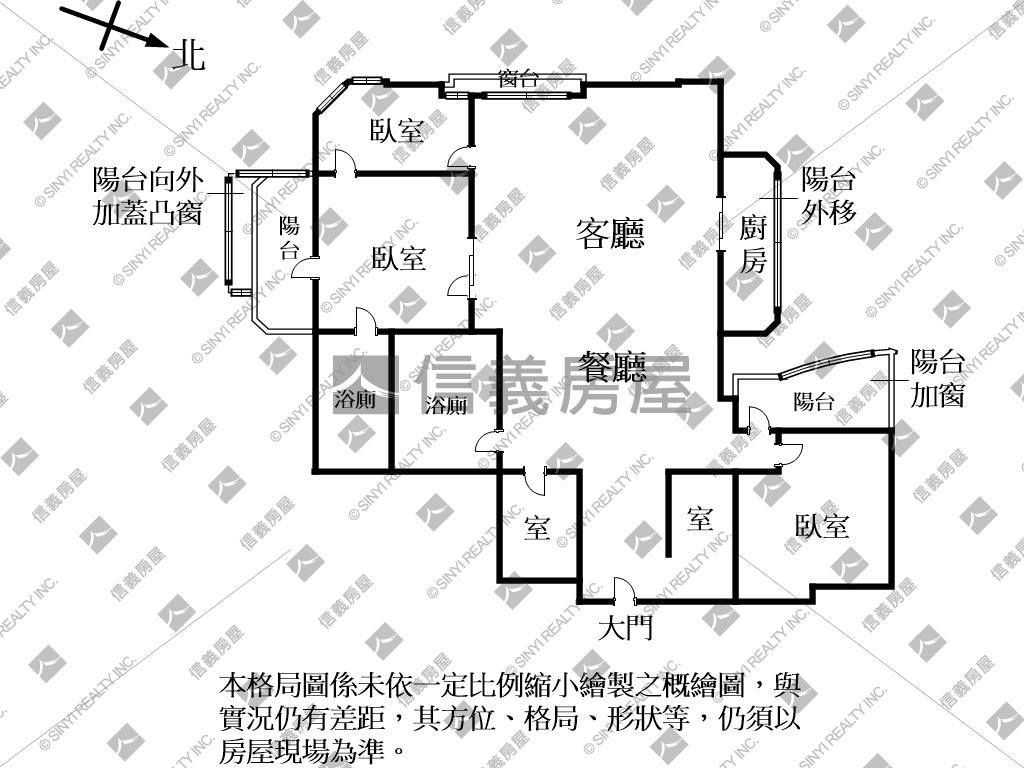
#> input picture 02a_img_recog/images/44.jpg, 1024 x 768 px, found by its file name
$ jupyter execute --allow-errors fengshui_room_comp.ipynb
#> lines starting #> are read from the running program, lines starting #| are printed output that depends on the picture; after the words box and inside, x2 and y2 are one past the last pixel; in counts of white or black regions, pixels touching at a corner belong together
#> further down, img is the input picture: shape (768, 1024, 3); min 0, max 255, mean 234.4
## Import packages

[cell 1]
from utils.FloorplanToBlenderLib import *
from PIL import Image
# from IPython.display import display
import cv2
import numpy as np
import pandas as pd
import math
import random
import easyocr
import ctypes
from shapely.geometry import Point
from shapely.geometry.polygon import Polygon

### img process

[cell 2]
def remove_noise(img):
    # get binary image
    img_gray = cv2.cvtColor(img, cv2.COLOR_BGR2GRAY)  # convert to gray
    thresh = cv2.threshold(img_gray, 135, 255, cv2.THRESH_BINARY)[1] # convert to binary
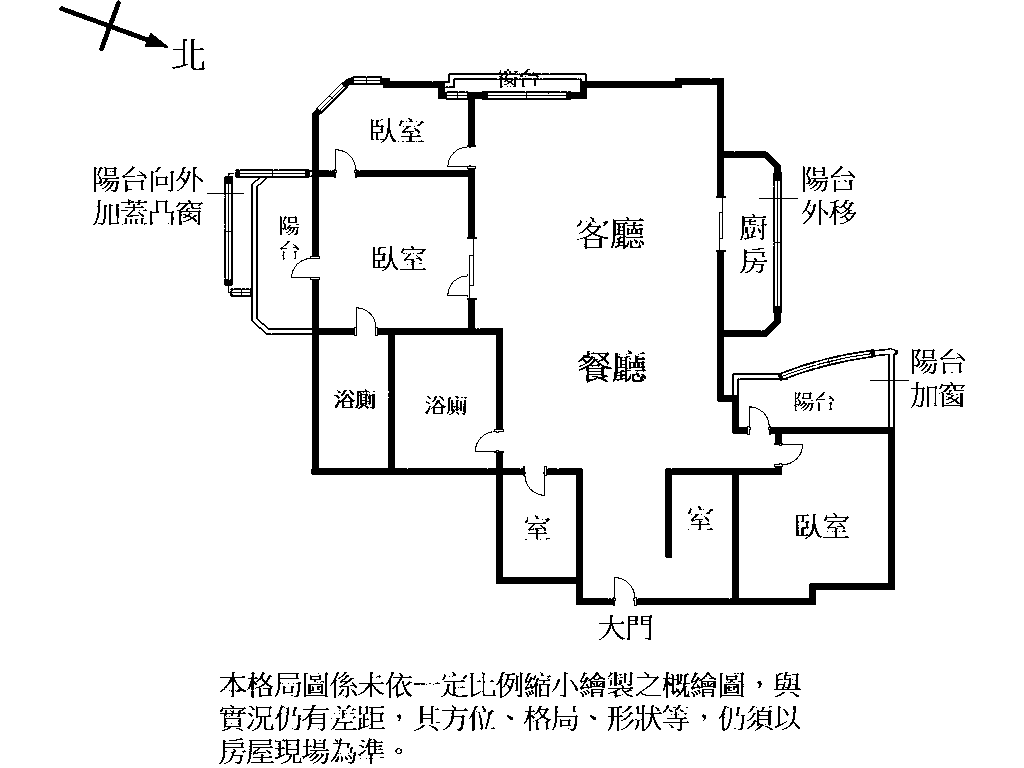
#> thresh: shape (768, 1024); 94.1% white; 381 black regions (213 under 20 px), largest, box (x1, y1, x2, y2) and area: (207, 69, 909, 606) 28931, (59, 0, 168, 51) 855, (578, 351, 612, 383) 401
    img = cv2.cvtColor(thresh, cv2.COLOR_GRAY2BGR)
#> img: shape (768, 1024, 3); 94.1% white; 381 black regions (213 under 20 px)

    # contour hierarchy
    regions, hierarchy = cv2.findContours(thresh, cv2.RETR_TREE, cv2.CHAIN_APPROX_SIMPLE)
#> regions = 812 contours, 520 with area under 20; largest, box (x1, y1, x2, y2) and area: (0, 0, 1024, 768) 783631, (206, 68, 910, 607) 46732, (720, 158, 774, 331) 8206, (445, 80, 580, 92) 1175, (577, 350, 613, 384) 633
    # detect all elements
    countour_list = []
    for region in regions:
        x, y, w, h = cv2.boundingRect(region)
        countour_list.append([x, y, w, h])
#> this loop made 812 passes
#> (x, y, w, h) on passes 1, 3, 4: (0, 0, 1024, 768), (280, 762, 4, 3), (223, 762, 4, 3)
#> after the loop, countour_list = 812 items, first 6: [0, 0, 1024, 768], [312, 762, 3, 3], [280, 762, 4, 3], [223, 762, 4, 3], [313, 761, 4, 3], [225, 761, 4, 3]

    # get 2nd largest contour
    countour_list = np.asarray(countour_list)  # convert to numpy-array
#> countour_list = 812 rows, first 6: [0, 0, 1024, 768], [312, 762, 3, 3], [280, 762, 4, 3], [223, 762, 4, 3], [313, 761, 4, 3], [225, 761, 4, 3]
    column_values = ['left', 'top', 'width', 'height']
    df = pd.DataFrame(data = countour_list, columns = column_values)
#> df = table of 812 rows and 4 columns
    df = df.sort_values(by='width', ascending=False)

    index = df.iloc[1]
    x, y, w, h = index['left'], index['top'], index['width'], index['height']
#> x = 206; y = 68; w = 704; h = 539


    # remove outside noise
    img[:, :x] = [255, 255, 255]
    img[x + w + 1:, :] = [255, 255, 255]
    img[:y, :] = [255, 255, 255]
    img[y + h + 1:, :] = [255, 255, 255]

    return img

def run_once(f):
    def wrapper(*args, **kwargs):
        if not wrapper.has_run:
            wrapper.has_run = True
            return f(*args, **kwargs)
    wrapper.has_run = False
    return wrapper

# [36 lines left out: functions load_easyocr_model, impl_model, get_words_position, not called in this run]


def get_boxes(img):
    # get boxes
    gray = cv2.cvtColor(img, cv2.COLOR_BGR2GRAY)
#> gray: shape (768, 1024); 95.6% white; 142 black regions (87 under 20 px), largest, box (x1, y1, x2, y2) and area: (207, 69, 909, 606) 28931, (578, 351, 612, 383) 401, (611, 217, 644, 249) 290
    gray = detect.wall_filter(gray)

    gray = ~gray

    rooms, colored_rooms = detect.find_rooms(gray.copy())

    gray_rooms =  cv2.cvtColor(colored_rooms, cv2.COLOR_BGR2GRAY)

    # get box positions for rooms
    boxes, gray_rooms = detect.detectPreciseBoxes(gray_rooms, gray_rooms)

    return boxes, gray_rooms


# [21 lines left out: function correct_name, not called in this run]


def get_room_dict(img):

    # build room dictionary
    room_dict = {
        '臥室':[],
        '浴廁':[],
        '餐廳':[],
        '客廳':[],
        '廚房':[],
        '其他':[],
    }

    # get room contour
    boxes, gray_rooms = get_boxes(img)

    # get center point of each room type
    cp_list = get_words_position(img)

    for box in boxes:
        area = cv2.contourArea(box)
        new_arr = np.reshape(np.ravel(box), (-1, 2)) # equivalent to C ravel then C reshape
        box = new_arr.tolist() # convert to python scalar

        # check whether the point in the box
        polygon = Polygon(box)
        for cp in cp_list:
            point = Point(cp[0]) # cp[0] => coordinate

            # if yes, add to the room dictionary
            if polygon.contains(point):
                val = correct_name(cp[1]) # check and correct to the right room name
                room_dict[val].append([box, area])

    return room_dict


# [9 lines left out: function get_info, not called in this run]


def check_room_size(img):
    room_dict = get_room_dict(img)

    # set list for bedroom & living room
    b_list = room_dict['臥室']
    l_list = room_dict['客廳']

    # set list for bedroom & kitchen
    bth_list = room_dict['浴廁']
    kit_list = room_dict['廚房']

    err_list = []
    # check wether bedroom > living room
    for i in b_list:
        for j in l_list:
            if i[1] > j[1]:
                # print(f'臥室 > 客廳:\n{i[1]} > {j[1]}')
                # contour_drawing(img, i[0])
                # contour_drawing(img, j[0])
                if i[1] not in err_list: err_list.append(i[0])
                if j[1] not in err_list: err_list.append(j[0])

    # check wether bathroom > kitchen
    for i in bth_list:
        for j in kit_list:
            if i[1] > j[1]:
                # print(f'廁所 > 廚房:\n{i[1]} > {j[1]}')
                # contour_drawing(img, i[0])
                # contour_drawing(img, j[0])
                if i[1] not in err_list: err_list.append(i[0])
                if j[1] not in err_list: err_list.append(j[0])

    return err_list


# [19 lines left out: function contour_drawing, not called in this run]

# Only needs to run once to load the model into memory
global reader
#> (the rest of this cell did not finish here and is left out)

### implementing model

[cell 3]
# load image
img = cv2.imread("images/44.jpg")

# process
img = remove_noise(img)

# check fengshui error
check_img = img.copy()

#> (the rest of this cell did not finish here and is left out)

### Adjust reference to check if the text is recognized

[cell 4]
# image process
check_img = img.copy()

#> (the rest of this cell did not finish here and is left out)

### Detect Contours (Object Filter)

#> (a cell that did not finish here is left out)

#> (a cell that did not finish here is left out)

### Check

[cell 7]
def contour_drawing(img, lst):
    pts = np.array(lst)

    img = cv2.polylines(img,
                        [pts],
                        True, # isClosed
                        (255, 0, 0), # color
                        2, # thickness
                       )
    return img


# [29 lines left out: function find_fengshui_error, not called in this run]

[cell 8]
show_error = img.copy()

test_lst = [[557, 147], [557, 262], [622, 262], [622, 147]]
err = [[698, 73], [698, 120], [834, 120], [834, 73]]

show_error = contour_drawing(show_error, test_lst)
show_error = contour_drawing(show_error, err)
#> in contour_drawing (call 2), `img = cv2.polylines(img, [pts], True,`:
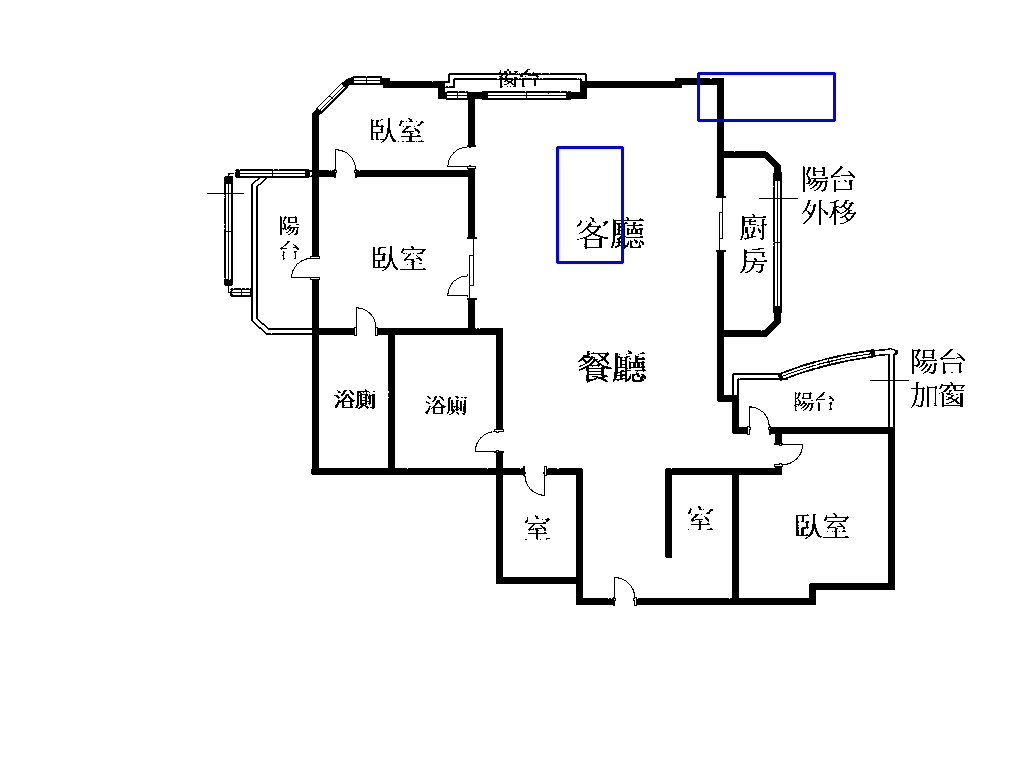
#> img: shape (768, 1024, 3); mean B, G, R 243.7, 243, 243
